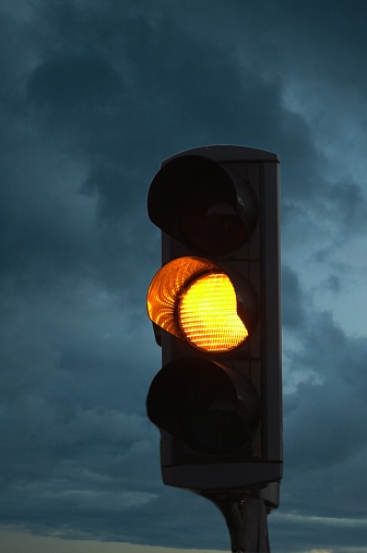
#> input picture Data/yellow_traffic_light.png, 367 x 553 px, found by its file name
$ jupyter execute traffic_light_detection.ipynb
#> lines starting #> are read from the running program, lines starting #| are printed output that depends on the picture; after the words box and inside, x2 and y2 are one past the last pixel; in counts of white or black regions, pixels touching at a corner belong together
[cell 1]
import numpy as np
import cv2
import matplotlib.pyplot as plt
import PIL.Image as Image

import PIL.ImageDraw as ImageDraw
import PIL.ImageFont as ImageFont

[cell 2]
color_def = {0:'green',1:'yellow',2:'red'}
# [37 lines left out: function select_traffic_light, not called in this run]

[cell 3]
import cv2
import numpy as np
import matplotlib.pyplot as plt
from PIL import Image, ImageDraw, ImageFont

def select_traffic_light(img):
    # Convert image to HSV (Hue, Saturation, Value) color space
    hsv_img = cv2.cvtColor(img, cv2.COLOR_RGB2HSV)

    # Define color ranges for red, yellow, and green (these are examples, you may need to adjust)
    red_lower = np.array([0, 100, 100])
    red_upper = np.array([10, 255, 255])

    yellow_lower = np.array([20, 100, 100])
    yellow_upper = np.array([30, 255, 255])

    green_lower = np.array([40, 100, 100])
    green_upper = np.array([70, 255, 255])

    # Create masks for each color
    red_mask = cv2.inRange(hsv_img, red_lower, red_upper)
    yellow_mask = cv2.inRange(hsv_img, yellow_lower, yellow_upper)
    green_mask = cv2.inRange(hsv_img, green_lower, green_upper)

    # Calculate the percentage of each color in the image
    red_percentage = np.sum(red_mask) / (img.shape[0] * img.shape[1])
    yellow_percentage = np.sum(yellow_mask) / (img.shape[0] * img.shape[1])
    green_percentage = np.sum(green_mask) / (img.shape[0] * img.shape[1])

    # Determine which color has the highest percentage
    color_detected = 'unknown'
    if red_percentage > yellow_percentage and red_percentage > green_percentage:
        color_detected = 'red'
    elif yellow_percentage > red_percentage and yellow_percentage > green_percentage:
        color_detected = 'yellow'
    elif green_percentage > red_percentage and green_percentage > yellow_percentage:
        color_detected = 'green'

    # Display the detected color on the image
    pil_image = Image.fromarray(np.uint8(img))
    draw = ImageDraw.Draw(pil_image)

    try:
        font = ImageFont.truetype('Roboto-Regular.ttf', 30)
    except OSError:
        font = ImageFont.load_default()

    draw.text((10, 10), 'Color detected: ' + color_detected, fill='white', font=font)

    return np.array(pil_image)

# Load the image and process it
traffic = cv2.cvtColor(cv2.imread('/home/veeransh/Desktop/self-driven-car-ai/Data/yellow_traffic_light.png'), cv2.COLOR_BGR2RGB)
plt.imshow(select_traffic_light(traffic))
#> in select_traffic_light, `hsv_img = cv2.cvtColor(img, cv2.COLOR_RGB2HSV)`: hsv_img: shape (553, 367, 3); mean H, S, V 87.5, 118.6, 83.3
#> in select_traffic_light, `red_mask = cv2.inRange(hsv_img, red_lower, red_upper)`:
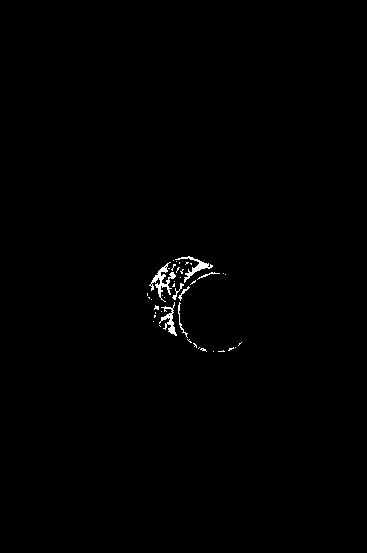
#> red_mask: shape (553, 367); 0.52% white in thin lines or dots, all inside (x1, y1, x2, y2) = (147, 256, 242, 352)
#> in select_traffic_light, `yellow_mask = cv2.inRange(hsv_img, yellow_lower, yellow_upper)`: yellow_mask: shape (553, 367); 1.1% white; 52 white regions (50 under 20 px), largest, box (x1, y1, x2, y2) and area: (181, 275, 248, 346) 2077, (147, 302, 151, 315) 32
#> in select_traffic_light, `green_mask = cv2.inRange(hsv_img, green_lower, green_upper)`: green_mask: shape (553, 367); every value is 0
#> in select_traffic_light, `red_percentage = np.sum(red_mask) / (img.shape[0] * img.shape[1])`: red_percentage = 1.32
#> in select_traffic_light, `yellow_percentage = np.sum(yellow_mask) / (img.shape[0] * img.shape[1])`: yellow_percentage = 2.8
#> in select_traffic_light, `green_percentage = np.sum(green_mask) / (img.shape[0] * img.shape[1])`: green_percentage = 0
plt.show()

[cell 4]
import cv2
import matplotlib.pyplot as plt
from PIL import Image, ImageDraw, ImageFont
import numpy as np

# [15 lines left out: function select_traffic_light, not called in this run]

[cell 5]
import cv2
import numpy as np
import matplotlib.pyplot as plt
from PIL import Image, ImageDraw, ImageFont

def select_traffic_light(img):
    # Convert image to HSV (Hue, Saturation, Value) color space
    hsv_img = cv2.cvtColor(img, cv2.COLOR_RGB2HSV)

    # Define color ranges for red, yellow, and green (these are examples, you may need to adjust)
    red_lower = np.array([0, 100, 100])
    red_upper = np.array([10, 255, 255])

    yellow_lower = np.array([20, 100, 100])
    yellow_upper = np.array([30, 255, 255])

    green_lower = np.array([40, 100, 100])
    green_upper = np.array([70, 255, 255])

    # Create masks for each color
    red_mask = cv2.inRange(hsv_img, red_lower, red_upper)
    yellow_mask = cv2.inRange(hsv_img, yellow_lower, yellow_upper)
    green_mask = cv2.inRange(hsv_img, green_lower, green_upper)

    # Calculate the percentage of each color in the image
    red_percentage = np.sum(red_mask) / (img.shape[0] * img.shape[1])
#> red_percentage = 1.32
    yellow_percentage = np.sum(yellow_mask) / (img.shape[0] * img.shape[1])
#> yellow_percentage = 2.8
    green_percentage = np.sum(green_mask) / (img.shape[0] * img.shape[1])
#> green_percentage = 0

    # Determine which color has the highest percentage
    color_detected = 'unknown'
    if red_percentage > yellow_percentage and red_percentage > green_percentage:
        color_detected = 'red'
    elif yellow_percentage > red_percentage and yellow_percentage > green_percentage:
        color_detected = 'yellow'
    elif green_percentage > red_percentage and green_percentage > yellow_percentage:
        color_detected = 'green'

    # Display the detected color on the image
    pil_image = Image.fromarray(np.uint8(img))
    draw = ImageDraw.Draw(pil_image)

    try:
        font = ImageFont.truetype('Roboto-Regular.ttf', 90)
    except OSError:
        font = ImageFont.load_default()

    draw.text((10, 10), 'Color detected: ' + color_detected, fill='white', font=font)

    return np.array(pil_image)

# Load the image and process it
traffic = cv2.cvtColor(cv2.imread('/home/veeransh/Desktop/self-driven-car-ai/Data/yellow_traffic_light.png'), cv2.COLOR_BGR2RGB)
plt.imshow(select_traffic_light(traffic))
plt.show()

traffic = cv2.cvtColor(cv2.imread('/home/veeransh/Desktop/self-driven-car-ai/Data/green_traffic_light_walking.png'), cv2.COLOR_BGR2RGB)
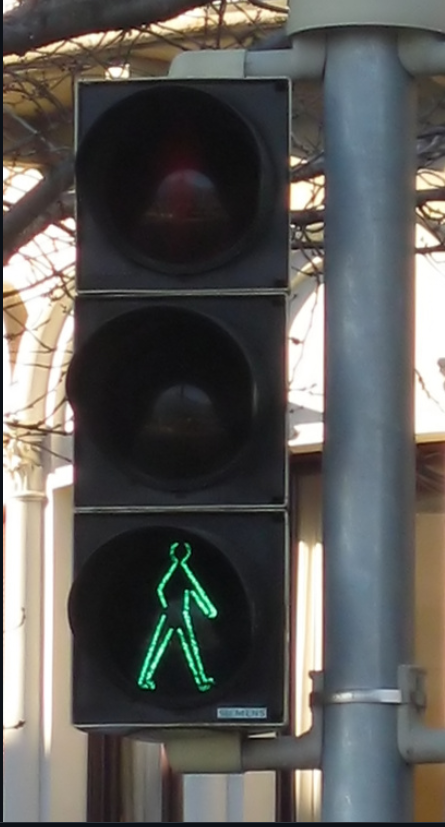
#> input picture Data/green_traffic_light_walking.png, 445 x 827 px, found by its file name
#> traffic: shape (827, 445, 3)
plt.imshow(select_traffic_light(traffic))
#> in select_traffic_light (call 2), `hsv_img = cv2.cvtColor(img, cv2.COLOR_RGB2HSV)`: hsv_img: shape (827, 445, 3); mean H, S, V 69.7, 44.6, 98.5
#> in select_traffic_light (call 2), `red_mask = cv2.inRange(hsv_img, red_lower, red_upper)`: red_mask: shape (827, 445); 0.17% white in thin lines or dots, all inside (x1, y1, x2, y2) = (3, 8, 445, 704)
#> in select_traffic_light (call 2), `yellow_mask = cv2.inRange(hsv_img, yellow_lower, yellow_upper)`:
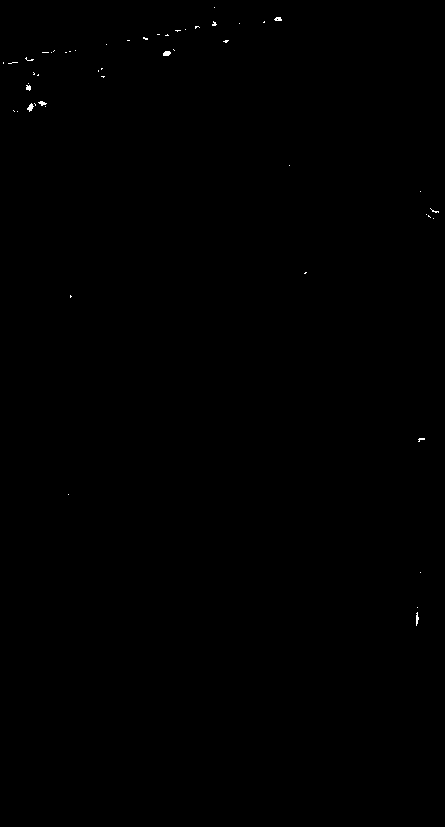
#> yellow_mask: shape (827, 445); 0.1% white in thin lines or dots, all inside (x1, y1, x2, y2) = (3, 7, 439, 626)
#> in select_traffic_light (call 2), `green_mask = cv2.inRange(hsv_img, green_lower, green_upper)`: green_mask: shape (827, 445); every value is 0
#> in select_traffic_light (call 2), `red_percentage = np.sum(red_mask) / (img.shape[0] * img.shape[1])`: red_percentage = 0.441
#> in select_traffic_light (call 2), `yellow_percentage = np.sum(yellow_mask) / (img.shape[0] * img.shape[1])`: yellow_percentage = 0.243
plt.show()

traffic = cv2.cvtColor(cv2.imread('/home/veeransh/Desktop/self-driven-car-ai/Data/red_traffic_light.png'), cv2.COLOR_BGR2RGB)
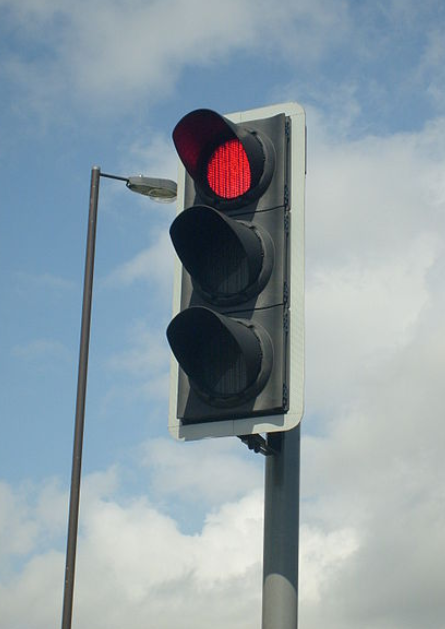
#> input picture Data/red_traffic_light.png, 445 x 629 px, found by its file name
#> traffic: shape (629, 445, 3)
plt.imshow(select_traffic_light(traffic))
#> in select_traffic_light (call 3), `hsv_img = cv2.cvtColor(img, cv2.COLOR_RGB2HSV)`: hsv_img: shape (629, 445, 3); mean H, S, V 89, 49.3, 169.6
#> in select_traffic_light (call 3), `red_mask = cv2.inRange(hsv_img, red_lower, red_upper)`:
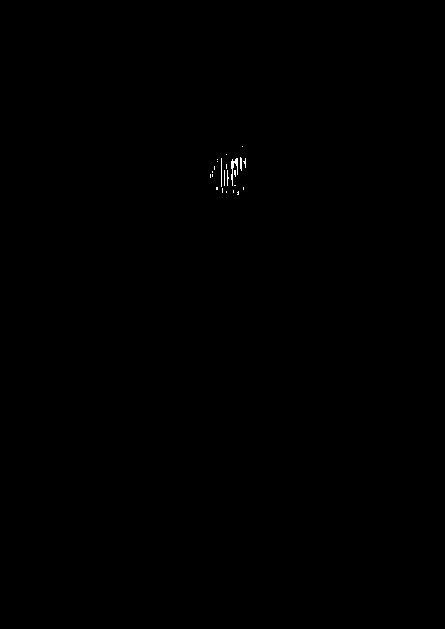
#> red_mask: shape (629, 445); 0.09% white in thin lines or dots, all inside (x1, y1, x2, y2) = (210, 146, 246, 195)
#> in select_traffic_light (call 3), `yellow_mask = cv2.inRange(hsv_img, yellow_lower, yellow_upper)`: yellow_mask: shape (629, 445); every value is 0
#> in select_traffic_light (call 3), `red_percentage = np.sum(red_mask) / (img.shape[0] * img.shape[1])`: red_percentage = 0.221
#> in select_traffic_light (call 3), `yellow_percentage = np.sum(yellow_mask) / (img.shape[0] * img.shape[1])`: yellow_percentage = 0
plt.show()

traffic = cv2.cvtColor(cv2.imread('/home/veeransh/Desktop/self-driven-car-ai/Data/red_traffic_light_2.png'), cv2.COLOR_BGR2RGB)
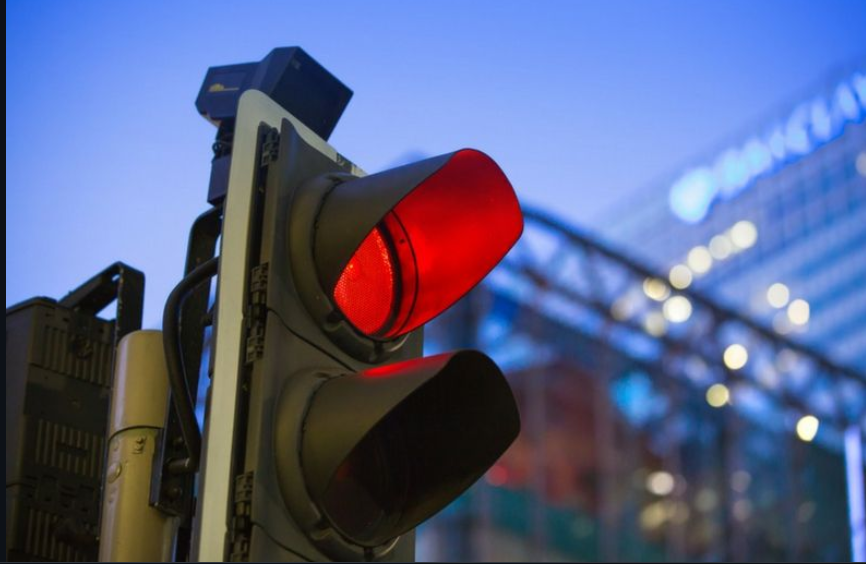
#> input picture Data/red_traffic_light_2.png, 866 x 564 px, found by its file name
#> traffic: shape (564, 866, 3)
plt.imshow(select_traffic_light(traffic))
#> in select_traffic_light (call 4), `hsv_img = cv2.cvtColor(img, cv2.COLOR_RGB2HSV)`: hsv_img: shape (564, 866, 3); mean H, S, V 85.5, 121, 149.9
#> in select_traffic_light (call 4), `red_mask = cv2.inRange(hsv_img, red_lower, red_upper)`: red_mask: shape (564, 866); 2.6% white; 41 white regions (35 under 20 px), largest, box (x1, y1, x2, y2) and area: (390, 205, 521, 336) 7078, (333, 228, 394, 334) 4083, (547, 440, 572, 491) 656, (501, 441, 531, 475) 638, (361, 361, 403, 379) 204, (408, 367, 425, 372) 28
#> in select_traffic_light (call 4), `yellow_mask = cv2.inRange(hsv_img, yellow_lower, yellow_upper)`:
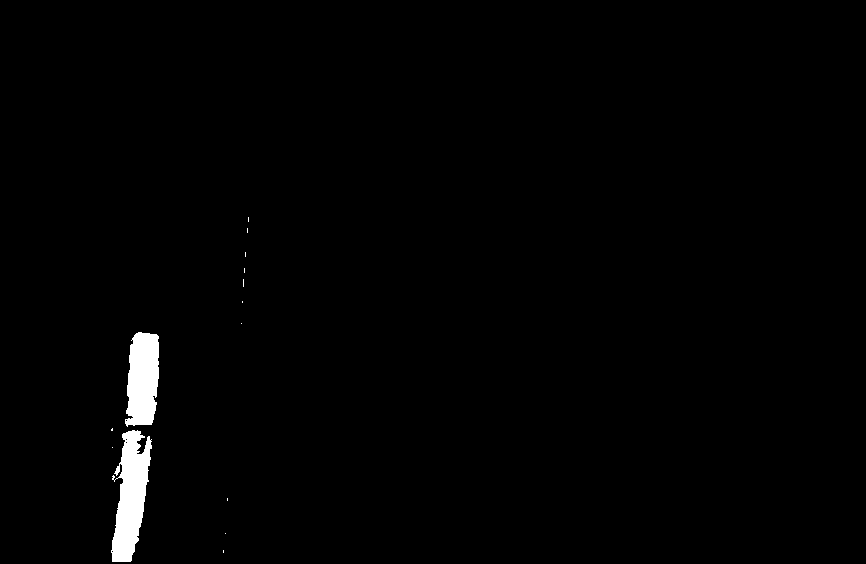
#> yellow_mask: shape (564, 866); 1.2% white; 14 white regions (12 under 20 px), largest, box (x1, y1, x2, y2) and area: (111, 430, 152, 562) 3293, (125, 332, 159, 427) 2607
#> in select_traffic_light (call 4), `green_mask = cv2.inRange(hsv_img, green_lower, green_upper)`: green_mask: shape (564, 866); every value is 0
#> in select_traffic_light (call 4), `red_percentage = np.sum(red_mask) / (img.shape[0] * img.shape[1])`: red_percentage = 6.69
#> in select_traffic_light (call 4), `yellow_percentage = np.sum(yellow_mask) / (img.shape[0] * img.shape[1])`: yellow_percentage = 3.1
plt.show()


plt.figure(figsize = (15, 10))
plt.subplot(1, 3, 1)
traffic = cv2.cvtColor(cv2.imread('/home/veeransh/Desktop/self-driven-car-ai/Data/green_traffic_light2.jpg'), cv2.COLOR_BGR2RGB)
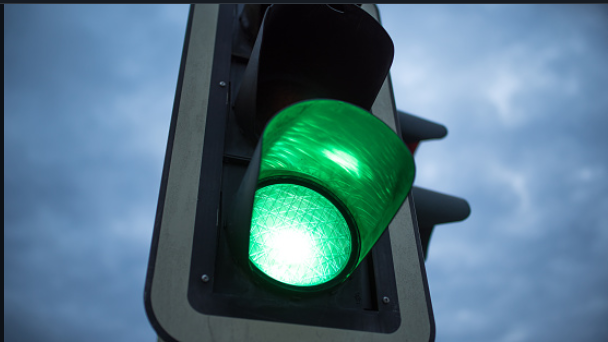
#> input picture Data/green_traffic_light2.jpg, 608 x 342 px, found by its file name
#> traffic: shape (342, 608, 3)
plt.imshow(select_traffic_light(traffic))
#> in select_traffic_light (call 5), `hsv_img = cv2.cvtColor(img, cv2.COLOR_RGB2HSV)`: hsv_img: shape (342, 608, 3); mean H, S, V 101.3, 106.1, 139
#> in select_traffic_light (call 5), `red_mask = cv2.inRange(hsv_img, red_lower, red_upper)`: red_mask: shape (342, 608); every value is 0
#> in select_traffic_light (call 5), `green_mask = cv2.inRange(hsv_img, green_lower, green_upper)`:
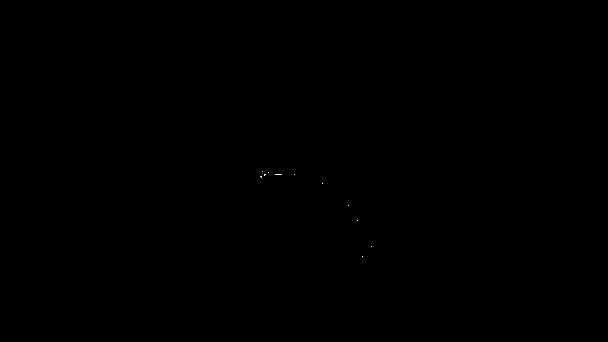
#> green_mask: shape (342, 608); 0.01% white in thin lines or dots, all inside (x1, y1, x2, y2) = (260, 171, 372, 257)
#> in select_traffic_light (call 5), `red_percentage = np.sum(red_mask) / (img.shape[0] * img.shape[1])`: red_percentage = 0
#> in select_traffic_light (call 5), `green_percentage = np.sum(green_mask) / (img.shape[0] * img.shape[1])`: green_percentage = 0.0258
#> in select_traffic_light (call 5), `return np.array(pil_image)`:
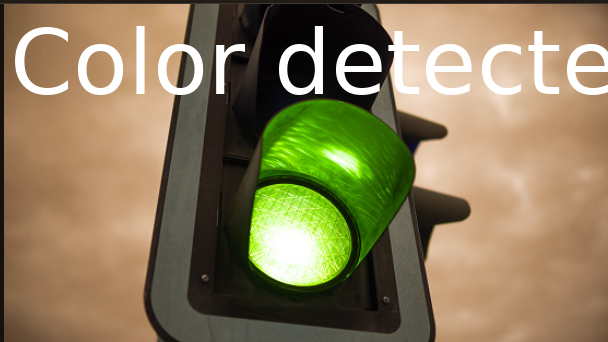
#> returned value: shape (342, 608, 3); mean of channels 0, 1, 2 90, 123.8, 138.5; drawn as B, G, R
plt.subplot(1, 3, 2)
traffic = cv2.cvtColor(cv2.imread('/home/veeransh/Desktop/self-driven-car-ai/Data/yellow_traffic_light.png'), cv2.COLOR_BGR2RGB)
plt.imshow(select_traffic_light(traffic))
plt.subplot(1, 3, 3)
traffic = cv2.cvtColor(cv2.imread('/home/veeransh/Desktop/self-driven-car-ai/Data/red_traffic_light_2.png'), cv2.COLOR_BGR2RGB)
plt.imshow(select_traffic_light(traffic))
plt.show()
